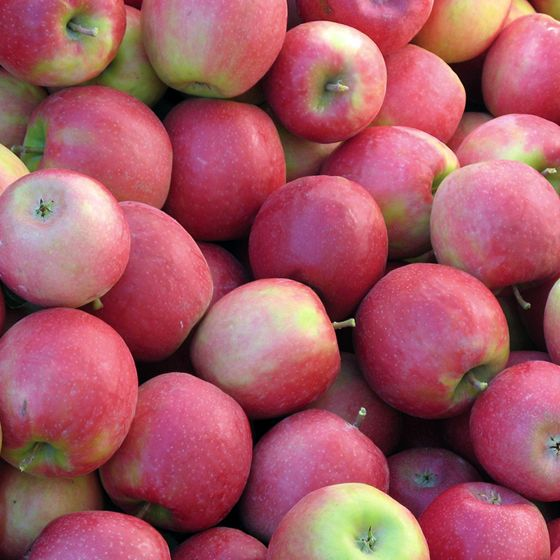
#> input picture apple.jpg, 560 x 560 px
$ python p8.py
#> lines starting #> are read from the running program, lines starting #| are printed output that depends on the picture
import cv2
import numpy as np

img = cv2.imread('apple.jpg')
#> img is the input picture: shape (560, 560, 3); mean B, G, R 100.1, 89.4, 164.8
height, width, i = img.shape
#> height = 560; width = 560; i = 3

rotated_matrix = cv2.getRotationMatrix2D((width//2, height//2),45,1)
scaled_matrix = np.float32([[1.5,0,0],[0,1.5,0]])
translated_matrix = np.float32([[1,0,100],[0,1,50]])

rotated_img = cv2.warpAffine(img, rotated_matrix, (width, height))
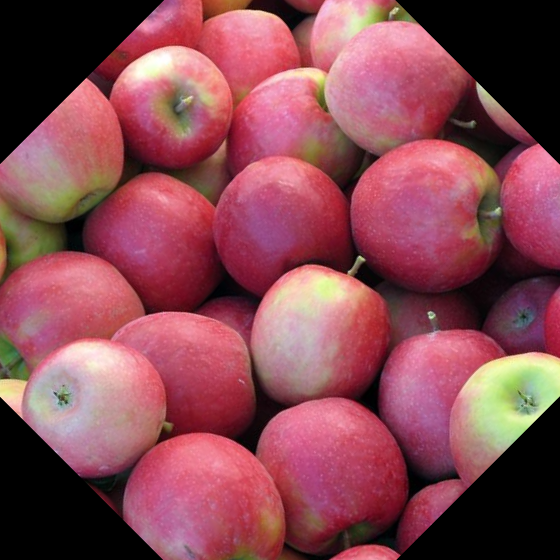
#> rotated_img: shape (560, 560, 3); mean B, G, R 83.4, 73.5, 136.8
scaled_img = cv2.warpAffine(img, scaled_matrix, (int(1.5*width),int(1.5*height)))
translated_img = cv2.warpAffine(img, translated_matrix, (width, height))
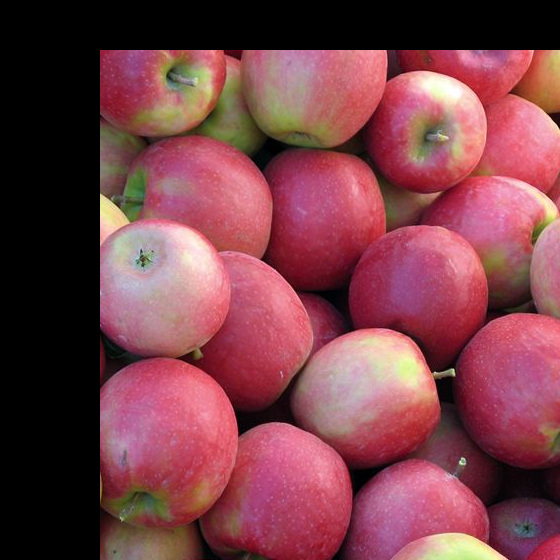
#> translated_img: shape (560, 560, 3); mean B, G, R 73.1, 64.8, 122.4

cv2.imshow("Original Image", img)
cv2.imshow("Translated Image", translated_img)
cv2.imshow("Scaled Image", scaled_img)
cv2.imshow("Rotated Image", rotated_img)
cv2.waitKey(0)
